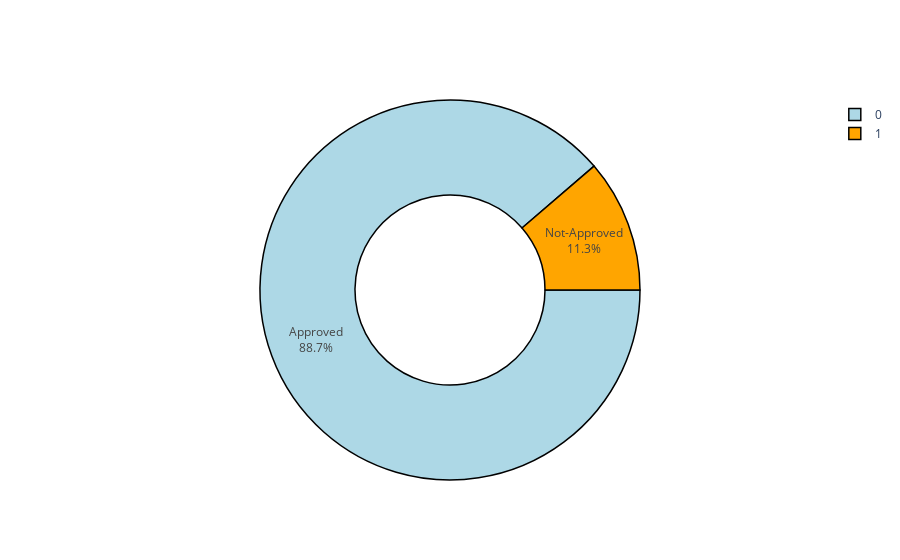

The notebook cell saved with this chart:
### Code cell
df = credit['approval_status'].replace({0 : 'Approved', 1 : 'Not Approved'}).value_counts()
print("Approval Status Total Counts:")
print(df)

# Visualizing the total approved and not approved applicants

approval_labels = credit['approval_status'].value_counts().keys().tolist()
approval_values = credit['approval_status'].value_counts().values.tolist()
custom_legends = ['Approved', 'Not-Approved']  # Custom legends for 0 and 1
plot_data = [go.Pie(labels=approval_labels,
                    values=approval_values,
                    marker=dict(colors=['lightblue','orange'], line=dict(color="black",width=1.5)),
                    rotation=90,
                    hoverinfo="label+value+text",
                    hole= 0.5,
                    text= custom_legends)]

fig = go.Figure(data=plot_data)
po.iplot(fig)

### Figure 1 — Plotly figure (JSON) as saved in the notebook; plotly's stock layout.template omitted (floating-point values rounded to 4 significant figures)
{"data": [{"hole": 0.5, "hoverinfo": "label+value+text", "labels": [0, 1], "marker": {"colors": ["lightblue", "orange"], "line": {"color": "black", "width": 1.5}}, "rotation": 90, "text": ["Approved", "Not-Approved"], "type": "pie", "values": [1373, 175]}], "layout": {}}
